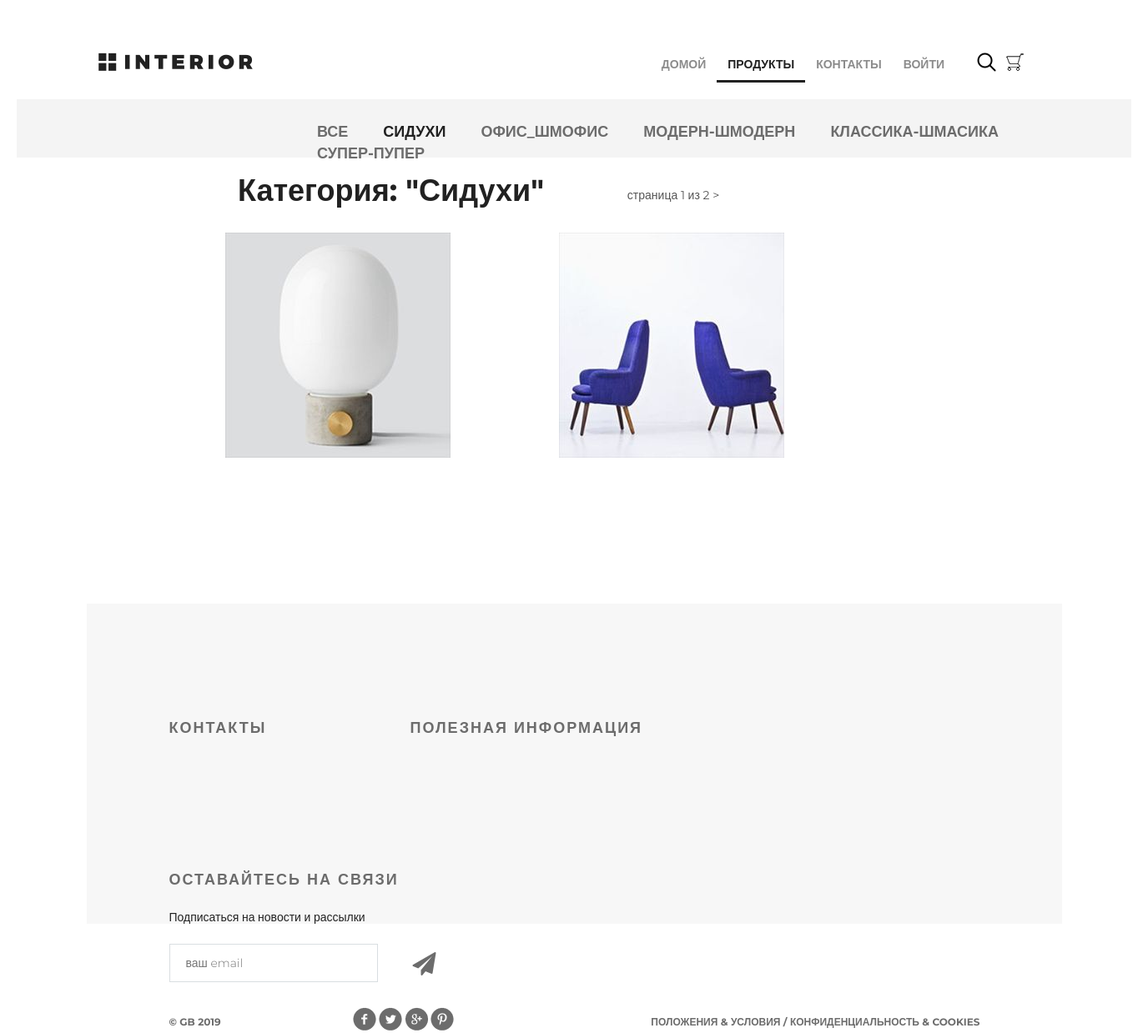
The page /products/category/1 on the database its author committed.
### mainapp/models.py (models this page shows, shortened)
class ProductCategory(models.Model):
    name = models.CharField(verbose_name='название категории', max_length=64, unique=True)
    description = models.TextField(verbose_name='описание категории', blank=True)
    is_active = models.BooleanField(verbose_name='активна', default=True)

class Product(models.Model):
    category = models.ForeignKey(ProductCategory, on_delete=models.CASCADE)
    name = models.CharField(verbose_name='имя продукта', max_length=128)
    image = models.ImageField(upload_to='products_images', blank=True)
    short_desc = models.CharField(verbose_name='краткое описание продукта', max_length=60, blank=True)
    description = models.TextField(verbose_name='описание продукта', blank=True)
    price = models.DecimalField(verbose_name='цена продукта', max_digits=8, decimal_places=2, default=0)
    quantity = models.PositiveIntegerField(verbose_name='количество на складе', default=0)
    is_active = models.BooleanField(verbose_name='активна', default=True)

### mainapp/views.py (the view, shortened to what this page needs)
# urls.py: path('products/', include('mainapp.urls', namespace='products')),
def products(request, pk=None, page=1):
    title = 'продукты'
    links_menu = ProductCategory.objects.filter(is_active=True)
    if pk:
        if pk == 0:
            category = {'pk': 0, 'name': 'все'}
            products = Product.objects.filter(is_active=True, category__is_active=True).order_by('price')
        else:
            category = get_object_or_404(ProductCategory, pk=pk)
            products = Product.objects.filter(category__pk=pk, is_active=True, category__is_active=True).order_by('price')
        paginator = Paginator(products, 2)
        try:
            products_paginator = paginator.page(page)
        except PageNotAnInteger:
            products_paginator = paginator.page(1)
        except EmptyPage:
            products_paginator = paginator.page(paginator.num_pages)
        content = {
            'title': title,
            'links_menu': links_menu,
            'category': category,
            'products': products_paginator,
        }
        return render(request, 'mainapp/products_list.html', content)

### mainapp/context_processors.py (called while the page is built)
def basket(request):
    print(f'context processor basket works')
    basket = []
    if request.user.is_authenticated:
        basket = Basket.objects.filter(user=request.user)
    return {'basket': basket, }

### mainapp/templates/mainapp/products_list.html (shortened to what this page needs)
{% extends 'mainapp/base.html' %}
{% load staticfiles %}
{% block content %}
    <div class="details">
        <div class="links clearfix">
            {% include 'mainapp/includes/inc_categories_menu.html' %}
        </div>
        <div class="products_list">
            <div class="title clearfix">
                <h2>Категория: "{{ category.name|title }}"</h2>
                <div class="paginator">
                    <span class="current">
                        страница {{ products.number }} из {{ products.paginator.num_pages }}
                    </span>
                    {% if products.has_next %}
                        <a href="{% url 'products:page' category.pk products.next_page_number %}"> > </a>
                    {% endif %}
                </div>
            </div>
            <div class="category-products clearfix">
                {% for product in products %}
                    <div class="block">
                            <a href="{% url 'products:product' product.pk %}">
                            <img src="/media/{{ product.image }}" alt="{{ product.short_desc }}">
                        </a>
                    </div>
                {% endfor %}
            </div>
        </div>
    </div>
    <div class="clr"></div>
{% endblock %}

### mainapp/templates/mainapp/includes/inc_categories_menu.html
<ul class="links-menu">
    <li>
        <a href="{% url 'products:category' 0 %}" class="{% if request.resolver_match.kwargs.pk == '0' %}active{% endif %}">
            все
        </a>
    </li>
    {% for link in links_menu %}
        <li>
            <a href="{% url 'products:category' link.pk %}" class="{% if request.resolver_match.kwargs.pk|add:'0' == link.pk %}active{% endif %}">
                {{ link.name }}
            </a>
        </li>
    {% endfor %}
</ul>

### static/css/style.css (style rules this page uses)
* { margin: 0; padding: 0; }
body { font-family: 'Montserrat', sans-serif; }
html, body { height: 100%; }
.products_list { margin-left: 250px; }
.products_list a { color: #555; text-decoration: none; }
.products_list .title { margin: 20px auto; height: 50px; float: none; }
.products_list .title h2 { margin-top: 0; float: left; }
.products_list .title .paginator { display: block; position: relative; left: 75px; top: 15px; margin-left: 25px; color: #555; float: left; }
.paginator a, .paginator a:visited { color: #555; text-decoration: none; }
.category-products { margin-bottom: 75px; }
.category-products .block a img { float: left; }
.category-products .block { float: left; margin-right: 30px; display: block; height: 370px; width: 370px; position: relative; }
.clr { height: 384px; }
.clearfix:after { content: ""; display: block; clear: both; }
.title { height: 152px; margin-right: 15px; }
.title h2 { float: left; margin-top: 118px; color: #212121; font-size: 36px; font-weight: 700; text-align: left; margin-left: 15px; }
.links { height: 70px; background-color: #f4f4f4; position: relative; padding-left: 360px; }
.links-menu { margin: 27px auto 0px; position: absolute; }
.links-menu li { float: left; list-style-type: none; padding-right: 42px; }
.links-menu li a { text-decoration: none; color: #6c6c6c; font-size: 18px; font-weight: 700; text-transform: uppercase; }
.links-menu .active { color: #212121; font-size: 18px; font-weight: 700; }

### rows shown on the page
ProductCategory: name "СИДУХИ", name "Сидухи"
ProductCategory: name "ОФИС_ШМОФИС"
ProductCategory: name "МОДЕРН-ШМОДЕРН"
ProductCategory: name "КЛАССИКА-ШМАСИКА"
ProductCategory: name "СУПЕР-ПУПЕР"
Product: image (picture)
Product: image (picture)

### other values the page prints
{{ products.number }} "1"
{{ products.paginator.num_pages }} "2"
